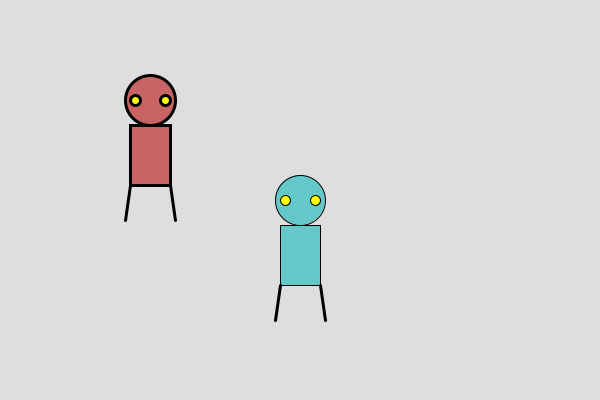
Frame 1 (no input)
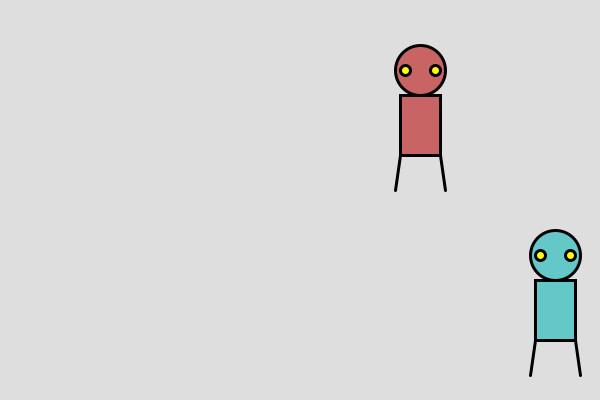
Frame 60 (the mouse pressed at the canvas centre just before this capture)
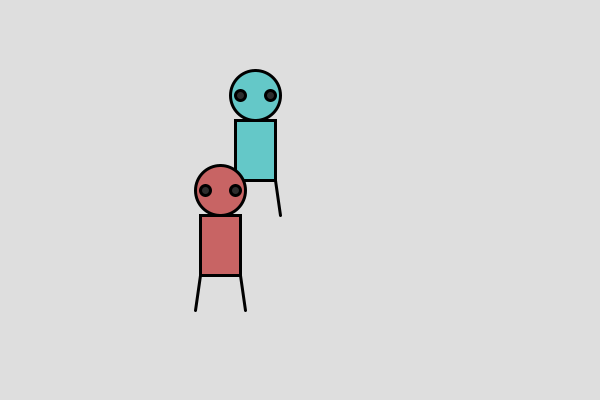
Frame 120 (the mouse held since frame 60 and released just before this capture)

The Processing sketch that drew these frames (run headless with seeded random() and noise(); from frame 60 on, the mouse is pressed at the canvas centre):

// Processing sketch: creature_oop
// ── creature_oop.pde

//constructure
Creature c1 = new Creature(300, 200, 5, 5, #64C8C8);
Creature c2 = new Creature(150, 100, 10, 10, #C86464);
Level lvl = new Level();

void setup() {
  size(600, 400);
}

void draw() {
  lvl.drawLevel(1);
  c1.drawCreature();
  c1.move();
  c1.bounce();
  
  c2.drawCreature();
  c2.move();
  c2.bounce();
}

// ── Creature.pde
class Creature {
  // creature size
  int eyesSize = 10;
  int headSize = 50;

  // bounce speed and direction
  float xPos, yPos;
  float xSpeed = 5, ySpeed = 5; 
  float xdirection = 1, ydirection = 1;
  int co = #C86464;

  //receive value from main 'creature_oop'
  Creature (float x, float y, float xs, float ys, int c) {  
    xPos = x;
    yPos = y;
    xSpeed = xs;
    ySpeed = ys;
    co = c;
  } 

  void drawCreature() {
    println(xPos, yPos);
    // head
    fill(co);
    ellipse(xPos, yPos, headSize, headSize);

    // eyes
    fill(mouseX - 255);
    //fill( random(255), random(255), random(255), random(255));
    ellipse(xPos - 15, yPos, eyesSize, eyesSize);
    ellipse(xPos + 15, yPos, eyesSize, eyesSize);

    // body
    fill(co);
    rect(xPos - 20, yPos + 25, 40, 60);

    // legs
    stroke(0);
    strokeWeight(3);
    line(xPos - 20, yPos + 85, xPos - 25, yPos + 120);
    line(xPos + 20, yPos + 85, xPos + 25, yPos + 120);
  }

  void move() {
    //xPos = xPos + ( xSpeed * xdirection );
    //yPos = yPos + ( ySpeed * ydirection );
    xPos = xPos + xSpeed;
    yPos = yPos + ySpeed;
  }

  void bounce() {
    if (xPos + headSize/2 >= width || xPos - headSize/2 <= 0) {
      xSpeed = xSpeed *-1;
    }
    if (yPos + headSize/2 >= height || yPos - headSize/2 <= 0) {
      ySpeed = ySpeed *-1;
    }
  }
}

// ── Level.pde
class Level {
  void drawLevel(int n) {
    switch(n) {
    case 1: 
      background(222);
      break;
    case 2: 
      background(160);
      break;
    case 3: 
      background(80);
      break;
    case 4: 
      background(20);
      break;
    default: 
      background(0);
      break;
    }
  }
}
